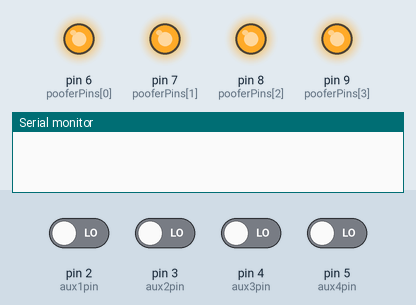
The sketch below on a simulated Arduino Uno, built with avr-gcc and run on an emulated ATmega328P. Parts: output pins drawn as LEDs (lit = HIGH), the last lines printed to the serial monitor. The test bench sets the inputs (shaded band); at power-on: pin 2 (aux1pin), pin 3 (aux2pin), pin 4 (aux3pin), pin 5 (aux4pin) LOW.

Above: at 1.2 s.
1.3 s: pin 2 (aux1pin) driven HIGH
At 3.2 s:
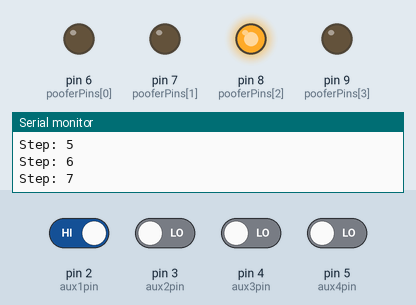
At 3.57 s:
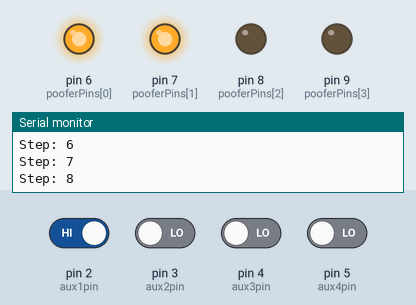
4.3 s: pin 4 (aux3pin) driven HIGH
7.3 s: pin 2 (aux1pin) driven LOW
10.3 s: pin 3 (aux2pin) driven HIGH
At 10.75 s:
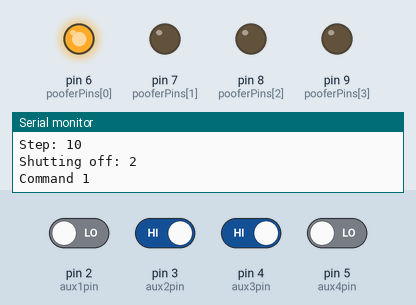
Timing chart, 0 to 14.3 s (numbered marks = the images above; inputs shaded):
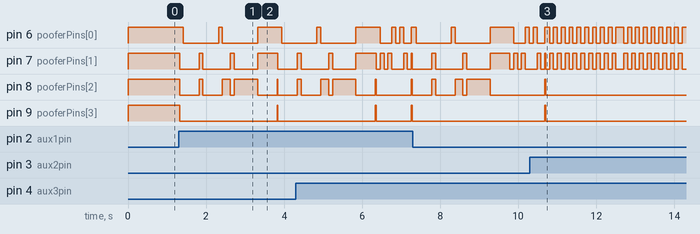

Measured:
- after the input at 1.3 s, pin 6 (pooferPins[0]): goes LOW 0.90 s, HIGH 0.10 s, LOW 0.90 s, HIGH 0.62 s, then LOW, starting after 0.12 s; pin 7 (pooferPins[1]): goes LOW 0.50 s, HIGH 0.10 s, LOW 0.70 s, HIGH 0.10 s, LOW 0.60 s, HIGH 0.52 s, then LOW, starting at once
- after the input at 10.3 s, pin 8 (pooferPins[2]), pin 9 (pooferPins[3]): goes on until 10.7 s, then stays LOW

The sketch:

nigel-poof.ino
```cpp
// (licence header left out)
#include "poofer.h"
#include <Arduino.h>
#include <Wire.h>

void processAuxCommands();
void processRcCommands();

poofer poof = poofer();

#define POOFER_DEBOUNCE (20)
#define POOFER_COMMAND_START_WINDOW (500)
#define POOFER_COMMAND_WINDOW (4000)

int aux1pin = 2;
int aux2pin = 3;
int aux3pin = 4;
int aux4pin = 5;

long pooferCommandStart = 0;
long pooferCommandDetect = 0;
long pooferStartControl = 0;

void setup() {
  Serial.begin(9600);
  pinMode(aux1pin, INPUT);
  pinMode(aux2pin, INPUT);
  pinMode(aux3pin, INPUT);
  pinMode(aux4pin, INPUT);
}

void loop() {
  if (!poof.patternRunning()) {
    processRcCommands();
  } else {
    poof.iteratePattern();
  }
}

void processCommand(int pin, int pattern) {
  if (digitalRead(pin) == HIGH) {
    if (pooferStartControl > 0) {
      if (millis() - pooferStartControl > POOFER_DEBOUNCE) {
        poof.startPattern(pattern);
        pooferStartControl = 0;
        pooferCommandStart = 0;
        Serial.println(String("Command ") + String(pattern));
      }
    } else {
      pooferStartControl = millis();
    }
  }
}

void processRcCommands() {
    processCommand(aux1pin, 0);
    processCommand(aux2pin, 1);
    processCommand(aux3pin, 2);
    processCommand(aux4pin, 3);
}
```

poofer.cpp
```cpp
// (licence header left out)
#include "poofer.h"
#include "Arduino.h"

#define PATTERN_COUNT (4)
//#define PATTERN_1_COUNT (18)
//#define PATTERN_2_COUNT (26)
//#define PATTERN_3_COUNT (18)
//#define PATTERN_4_COUNT (24)
#define PATTERN_1_COUNT (10)
#define PATTERN_2_COUNT (20)
#define PATTERN_3_COUNT (10)
#define PATTERN_4_COUNT (20)

#define PATTERNS_OFF (-1)

//! Create the poofer object
poofer::poofer() {
  for (int i = 0; i < POOFER_COUNT; i++) {
    pinMode(pooferPins[i], OUTPUT);
    digitalWrite(pooferPins[i], HIGH);
  }

  runningPattern = PATTERNS_OFF;
  patternStartTime = 0;
  stepNumber = 0;

  pattern* patternsSetup = (pattern *) malloc(PATTERN_COUNT * sizeof(pattern));
  patterns = patternsSetup;

  // Pattern 1
  patternStep* pattern1steps = (patternStep *) malloc(PATTERN_1_COUNT * sizeof(patternStep));
  pattern1steps[0] = {0, {HIGH, LOW, LOW, LOW}};
  pattern1steps[1] = {100, {LOW, LOW, LOW, LOW}};
  pattern1steps[2] = {500, {LOW, HIGH, HIGH, LOW}};
  pattern1steps[3] = {600, {LOW, LOW, LOW, LOW}};
  pattern1steps[4] = {1000, {HIGH, LOW, LOW, LOW}};
  pattern1steps[5] = {1100, {LOW, LOW, HIGH, LOW}};
  pattern1steps[6] = {1300, {LOW, HIGH, LOW, LOW}};
  pattern1steps[7] = {1400, {LOW, LOW, HIGH, LOW}};
  pattern1steps[8] = {2000, {HIGH, HIGH, LOW, LOW}};
  pattern1steps[9] = {2500, {LOW, LOW, LOW, LOW}};
  pattern1steps[10] = {3000, {HIGH, HIGH, HIGH, LOW}};
  pattern1steps[11] = {3500, {LOW, LOW, LOW, LOW}};
  pattern1steps[12] = {4500, {HIGH, HIGH, LOW, LOW}};
  pattern1steps[13] = {5000, {HIGH, HIGH, HIGH, LOW}};
  pattern1steps[14] = {5500, {HIGH, HIGH, HIGH, LOW}};
  pattern1steps[15] = {6000, {HIGH, HIGH, LOW, LOW}};
  pattern1steps[16] = {6500, {HIGH, HIGH, LOW, LOW}};
  pattern1steps[17] = {8000, {HIGH, HIGH, LOW, LOW}};
  patterns[0] = {PATTERN_1_COUNT, pattern1steps};

  // Pattern 2
  patternStep* pattern2steps = (patternStep *) malloc(PATTERN_2_COUNT * sizeof(patternStep));
  pattern2steps[0] = {0, {HIGH, LOW, LOW, LOW}};
  pattern2steps[1] = {100, {LOW, HIGH, LOW, LOW}};
  pattern2steps[2] = {200, {HIGH, LOW, LOW, LOW}};
  pattern2steps[3] = {300, {LOW, HIGH, LOW, LOW}};
  pattern2steps[4] = {400, {HIGH, LOW, LOW, LOW}};
  pattern2steps[5] = {500, {LOW, HIGH, LOW, LOW}};
  pattern2steps[6] = {600, {HIGH, LOW, LOW, LOW}};
  pattern2steps[7] = {700, {LOW, HIGH, LOW, LOW}};
  pattern2steps[8] = {800, {HIGH, LOW, LOW, LOW}};
  pattern2steps[9] = {900, {LOW, HIGH, LOW, LOW}};
  pattern2steps[10] = {1000, {HIGH, LOW, LOW, LOW}};
  pattern2steps[11] = {1100, {LOW, HIGH, LOW, LOW}};
  pattern2steps[12] = {1200, {HIGH, LOW, LOW, LOW}};
  pattern2steps[13] = {1300, {LOW, HIGH, LOW, LOW}};
  pattern2steps[14] = {1400, {HIGH, LOW, LOW, LOW}};
  pattern2steps[15] = {1500, {LOW, HIGH, LOW, LOW}};
  pattern2steps[16] = {1600, {HIGH, LOW, LOW, LOW}};
  pattern2steps[17] = {1700, {LOW, HIGH, LOW, LOW}};
  pattern2steps[18] = {1800, {HIGH, LOW, LOW, LOW}};
  pattern2steps[19] = {1900, {LOW, HIGH, LOW, LOW}};
  pattern2steps[20] = {2000, {HIGH, LOW, LOW, LOW}};
  pattern2steps[21] = {2100, {LOW, HIGH, LOW, LOW}};
  pattern2steps[22] = {2200, {HIGH, LOW, LOW, LOW}};
  pattern2steps[23] = {2300, {LOW, HIGH, LOW, LOW}};
  pattern2steps[24] = {2400, {HIGH, LOW, LOW, LOW}};
  pattern2steps[25] = {2500, {LOW, LOW, LOW, LOW}};
  patterns[1] = {PATTERN_2_COUNT, pattern2steps};

  // Pattern 3
  patternStep* pattern3steps = (patternStep *) malloc(PATTERN_3_COUNT * sizeof(patternStep));
  pattern3steps[0] = {0, {HIGH, LOW, LOW, LOW}};
  pattern3steps[1] = {100, {LOW, HIGH, LOW, LOW}};
  pattern3steps[2] = {200, {LOW, LOW, LOW, LOW}};
  pattern3steps[3] = {300, {LOW, HIGH, LOW, LOW}};
  pattern3steps[4] = {400, {HIGH, LOW, LOW, LOW}};
  pattern3steps[5] = {500, {LOW, LOW, LOW, LOW}};
  pattern3steps[6] = {600, {HIGH, LOW, LOW, LOW}};
  pattern3steps[7] = {700, {LOW, HIGH, LOW, LOW}};
  pattern3steps[8] = {800, {LOW, LOW, LOW, LOW}};
  pattern3steps[9] = {900, {LOW, HIGH, LOW, LOW}};
  pattern3steps[10] = {1000, {HIGH, LOW, LOW, LOW}};
  pattern3steps[11] = {1100, {LOW, LOW, LOW, LOW}};
  pattern3steps[12] = {1200, {HIGH, HIGH, LOW, LOW}};
  pattern3steps[13] = {1500, {LOW, LOW, LOW, LOW}};
  pattern3steps[14] = {2000, {HIGH, HIGH, LOW, LOW}};
  pattern3steps[15] = {2500, {LOW, LOW, LOW, LOW}};
  pattern3steps[16] = {3000, {HIGH, HIGH, LOW, LOW}};
  pattern3steps[17] = {3500, {LOW, LOW, LOW, LOW}};
  patterns[2] = {PATTERN_3_COUNT, pattern3steps};

  // Pattern 4
  patternStep* pattern4steps = (patternStep *) malloc(PATTERN_4_COUNT * sizeof(patternStep));
  pattern4steps[0] = {0, {HIGH, LOW, LOW, LOW}};
  pattern4steps[1] = {100, {LOW, LOW, LOW, LOW}};
  pattern4steps[2] = {200, {HIGH, LOW, LOW, LOW}};
  pattern4steps[3] = {300, {LOW, LOW, LOW, LOW}};
  pattern4steps[4] = {400, {HIGH, LOW, LOW, LOW}};
  pattern4steps[5] = {500, {LOW, LOW, LOW, LOW}};
  pattern4steps[6] = {600, {HIGH, LOW, LOW, LOW}};
  pattern4steps[7] = {700, {LOW, HIGH, LOW, LOW}};
  pattern4steps[8] = {800, {LOW, LOW, LOW, LOW}};
  pattern4steps[9] = {900, {LOW, HIGH, LOW, LOW}};
  pattern4steps[10] = {1000, {LOW, LOW, LOW, LOW}};
  pattern4steps[11] = {1100, {LOW, HIGH, LOW, LOW}};
  pattern4steps[12] = {1200, {LOW, LOW, LOW, LOW}};
  pattern4steps[13] = {1300, {LOW, HIGH, LOW, LOW}};
  pattern4steps[14] = {1400, {LOW, LOW, LOW, LOW}};
  pattern4steps[15] = {1500, {HIGH, HIGH, LOW, LOW}};
  pattern4steps[16] = {2000, {HIGH, HIGH, LOW, LOW}};
  pattern4steps[17] = {2200, {LOW, LOW, LOW, LOW}};
  pattern4steps[18] = {2500, {HIGH, HIGH, LOW, LOW}};
  pattern4steps[19] = {2700, {HIGH, HIGH, LOW, LOW}};
  pattern4steps[20] = {2900, {LOW, LOW, LOW, LOW}};
  pattern4steps[21] = {3200, {HIGH, HIGH, LOW, LOW}};
  pattern4steps[22] = {3400, {HIGH, HIGH, LOW, LOW}};
  pattern4steps[23] = {3600, {LOW, LOW, LOW, LOW}};
  patterns[3] = {PATTERN_4_COUNT, pattern4steps};
}

//! Destroy the object
poofer::~poofer() {
}

void poofer::startPattern(int id) {
  if (id >= 0 && id < PATTERN_COUNT) {
    if (runningPattern != id) {
      runningPattern = id;
      patternStartTime = millis();
      stepNumber = 0;
      for (int i = 0; i < POOFER_COUNT; i++) {
      	digitalWrite(pooferPins[i], patterns[runningPattern].steps[stepNumber].pooferState[i]);
      }
      stepNumber++;
    }
  }
}

//! Iterate the current pattern
void poofer::iteratePattern() {
  if (runningPattern != PATTERNS_OFF) {
    if (stepNumber > patterns[runningPattern].numberOfSteps) {
      Serial.println(String("Shutting off: ") + String(runningPattern));
      runningPattern = PATTERNS_OFF;
      // Safety Shutdown
      for (int i = 0; i < POOFER_COUNT; i++) {
      	digitalWrite(pooferPins[i], HIGH);
      }
    } else {
      unsigned long currentDiff = millis() - patternStartTime;
      if (currentDiff >= patterns[runningPattern].steps[stepNumber].stepStart) {
        Serial.print("Step: "); Serial.println(String(stepNumber));
      	for (int i = 0; i < POOFER_COUNT; i++) {
	        digitalWrite(pooferPins[i], patterns[runningPattern].steps[stepNumber].pooferState[i]);
	      }
	      stepNumber++;
      }
    }
  }
}

bool poofer::patternRunning() {
  return runningPattern != PATTERNS_OFF;
}
```

poofer.h
```cpp
// (licence header left out)
#ifndef poofer_h
#define poofer_h

const int POOFER_COUNT = 4;

typedef struct {
  unsigned long stepStart;
  int pooferState[POOFER_COUNT];
} patternStep;

typedef struct {
  int numberOfSteps;
  patternStep* steps;
} pattern;

class poofer {

 public:

  poofer();
  ~poofer();

  void startPattern(int id);
  void iteratePattern();
  bool patternRunning();

  int pooferPins[POOFER_COUNT] = {6, 7, 8, 9};

 private:

  int runningPattern;
  long patternStartTime;
  int stepNumber;

  pattern* patterns;

};

#endif
```
